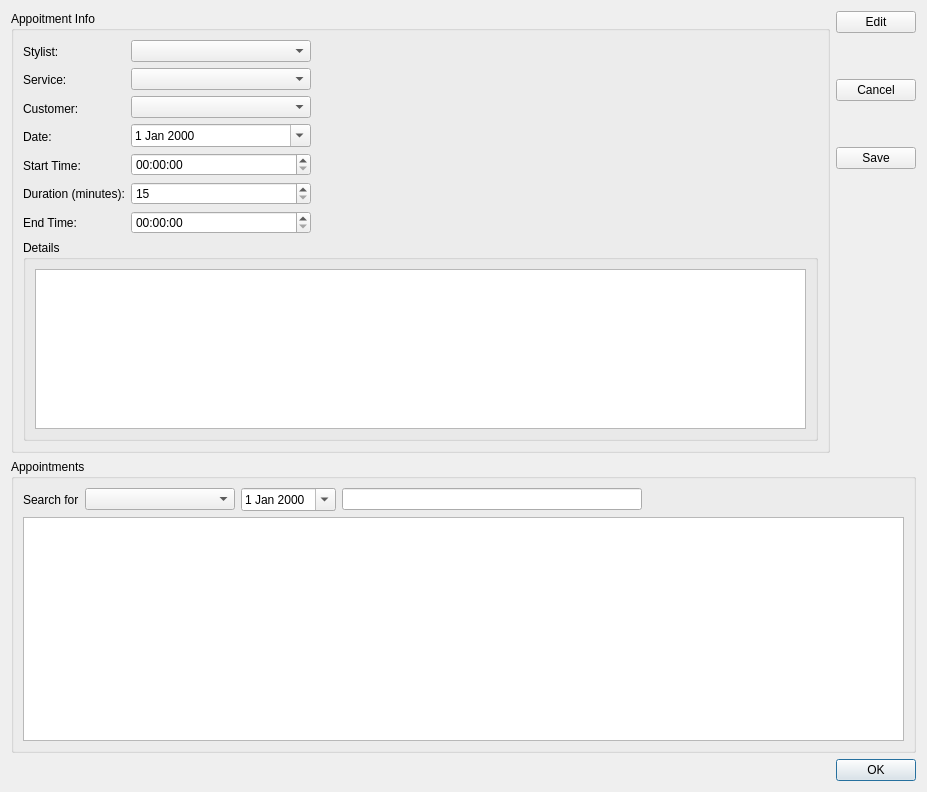
<?xml version="1.0" encoding="UTF-8"?>
<ui version="4.0">
 <class>EditAppointmentDialog</class>
 <widget class="QDialog" name="EditAppointmentDialog">
  <property name="geometry">
   <rect>
    <x>0</x>
    <y>0</y>
    <width>927</width>
    <height>792</height>
   </rect>
  </property>
  <property name="windowTitle">
   <string>Edit Appointments</string>
  </property>
  <layout class="QGridLayout" name="gridLayout">
   <item row="0" column="1">
    <layout class="QVBoxLayout" name="verticalLayout_2">
     <item>
      <widget class="QPushButton" name="edit_pushButton">
       <property name="text">
        <string>Edit</string>
       </property>
       <property name="icon">
        <iconset resource="resources.qrc">
         <normaloff>:/images/images/pencil3.png</normaloff>:/images/images/pencil3.png</iconset>
       </property>
      </widget>
     </item>
     <item>
      <spacer name="verticalSpacer_3">
       <property name="orientation">
        <enum>Qt::Vertical</enum>
       </property>
       <property name="sizeType">
        <enum>QSizePolicy::Fixed</enum>
       </property>
       <property name="sizeHint" stdset="0">
        <size>
         <width>20</width>
         <height>40</height>
        </size>
       </property>
      </spacer>
     </item>
     <item>
      <widget class="QPushButton" name="cancel_pushButton_2">
       <property name="text">
        <string>Cancel</string>
       </property>
       <property name="icon">
        <iconset resource="resources.qrc">
         <normaloff>:/images/images/1413781093_Delete.png</normaloff>:/images/images/1413781093_Delete.png</iconset>
       </property>
      </widget>
     </item>
     <item>
      <spacer name="verticalSpacer_2">
       <property name="orientation">
        <enum>Qt::Vertical</enum>
       </property>
       <property name="sizeType">
        <enum>QSizePolicy::Fixed</enum>
       </property>
       <property name="sizeHint" stdset="0">
        <size>
         <width>20</width>
         <height>40</height>
        </size>
       </property>
      </spacer>
     </item>
     <item>
      <widget class="QPushButton" name="save_pushButton_3">
       <property name="text">
        <string>Save</string>
       </property>
       <property name="icon">
        <iconset resource="resources.qrc">
         <normaloff>:/images/images/document_save.png</normaloff>:/images/images/document_save.png</iconset>
       </property>
      </widget>
     </item>
     <item>
      <spacer name="verticalSpacer">
       <property name="orientation">
        <enum>Qt::Vertical</enum>
       </property>
       <property name="sizeHint" stdset="0">
        <size>
         <width>20</width>
         <height>40</height>
        </size>
       </property>
      </spacer>
     </item>
    </layout>
   </item>
   <item row="2" column="0" colspan="2">
    <widget class="QDialogButtonBox" name="buttonBox_2">
     <property name="standardButtons">
      <set>QDialogButtonBox::Ok</set>
     </property>
    </widget>
   </item>
   <item row="0" column="0">
    <widget class="QGroupBox" name="appointment_info_groupBox">
     <property name="title">
      <string>Appoitment Info</string>
     </property>
     <layout class="QGridLayout" name="gridLayout_4">
      <item row="0" column="0">
       <layout class="QVBoxLayout" name="verticalLayout_3">
        <item>
         <widget class="QLabel" name="label">
          <property name="text">
           <string>Stylist:</string>
          </property>
         </widget>
        </item>
        <item>
         <widget class="QLabel" name="label_3">
          <property name="text">
           <string>Service:</string>
          </property>
         </widget>
        </item>
        <item>
         <widget class="QLabel" name="label_2">
          <property name="text">
           <string>Customer:</string>
          </property>
         </widget>
        </item>
        <item>
         <widget class="QLabel" name="label_4">
          <property name="text">
           <string>Date:</string>
          </property>
         </widget>
        </item>
        <item>
         <widget class="QLabel" name="label_5">
          <property name="text">
           <string>Start Time:</string>
          </property>
         </widget>
        </item>
        <item>
         <widget class="QLabel" name="label_7">
          <property name="text">
           <string>Duration (minutes):</string>
          </property>
         </widget>
        </item>
        <item>
         <widget class="QLabel" name="label_6">
          <property name="text">
           <string>End Time:</string>
          </property>
         </widget>
        </item>
       </layout>
      </item>
      <item row="0" column="1">
       <layout class="QVBoxLayout" name="verticalLayout">
        <item>
         <widget class="QComboBox" name="stylist_comboBox">
          <property name="minimumSize">
           <size>
            <width>180</width>
            <height>0</height>
           </size>
          </property>
          <property name="maxVisibleItems">
           <number>20</number>
          </property>
         </widget>
        </item>
        <item>
         <widget class="QComboBox" name="service_comboBox">
          <property name="minimumSize">
           <size>
            <width>180</width>
            <height>0</height>
           </size>
          </property>
          <property name="maxVisibleItems">
           <number>20</number>
          </property>
         </widget>
        </item>
        <item>
         <widget class="QComboBox" name="customer_comboBox">
          <property name="minimumSize">
           <size>
            <width>180</width>
            <height>0</height>
           </size>
          </property>
          <property name="editable">
           <bool>false</bool>
          </property>
          <property name="maxVisibleItems">
           <number>20</number>
          </property>
         </widget>
        </item>
        <item>
         <widget class="QDateEdit" name="dateEdit">
          <property name="calendarPopup">
           <bool>true</bool>
          </property>
         </widget>
        </item>
        <item>
         <widget class="QTimeEdit" name="timebegin_timeEdit"/>
        </item>
        <item>
         <widget class="QSpinBox" name="duration_spinBox">
          <property name="minimum">
           <number>15</number>
          </property>
          <property name="maximum">
           <number>500</number>
          </property>
          <property name="singleStep">
           <number>15</number>
          </property>
         </widget>
        </item>
        <item>
         <widget class="QTimeEdit" name="timeend_timeEdit"/>
        </item>
       </layout>
      </item>
      <item row="0" column="2">
       <spacer name="horizontalSpacer">
        <property name="orientation">
         <enum>Qt::Horizontal</enum>
        </property>
        <property name="sizeHint" stdset="0">
         <size>
          <width>40</width>
          <height>20</height>
         </size>
        </property>
       </spacer>
      </item>
      <item row="1" column="0" colspan="3">
       <widget class="QGroupBox" name="groupBox_2">
        <property name="minimumSize">
         <size>
          <width>0</width>
          <height>200</height>
         </size>
        </property>
        <property name="title">
         <string>Details</string>
        </property>
        <layout class="QGridLayout" name="gridLayout_2">
         <item row="0" column="0">
          <widget class="QPlainTextEdit" name="details_plainTextEdit">
           <property name="maximumSize">
            <size>
             <width>16777215</width>
             <height>160</height>
            </size>
           </property>
          </widget>
         </item>
        </layout>
       </widget>
      </item>
     </layout>
    </widget>
   </item>
   <item row="1" column="0" colspan="2">
    <widget class="QGroupBox" name="appointments_groupBox_3">
     <property name="title">
      <string>Appointments</string>
     </property>
     <layout class="QGridLayout" name="gridLayout_3">
      <item row="0" column="0">
       <layout class="QHBoxLayout" name="horizontalLayout_13">
        <item alignment="Qt::AlignLeft">
         <widget class="QLabel" name="label_11">
          <property name="text">
           <string>Search for</string>
          </property>
         </widget>
        </item>
        <item alignment="Qt::AlignLeft">
         <widget class="QComboBox" name="comboBox">
          <property name="minimumSize">
           <size>
            <width>150</width>
            <height>0</height>
           </size>
          </property>
         </widget>
        </item>
        <item alignment="Qt::AlignLeft">
         <widget class="QDateEdit" name="search_dateEdit">
          <property name="calendarPopup">
           <bool>true</bool>
          </property>
         </widget>
        </item>
        <item>
         <widget class="QLineEdit" name="search_lineEdit_2">
          <property name="minimumSize">
           <size>
            <width>300</width>
            <height>0</height>
           </size>
          </property>
         </widget>
        </item>
        <item>
         <spacer name="horizontalSpacer_4">
          <property name="orientation">
           <enum>Qt::Horizontal</enum>
          </property>
          <property name="sizeHint" stdset="0">
           <size>
            <width>40</width>
            <height>20</height>
           </size>
          </property>
         </spacer>
        </item>
       </layout>
      </item>
      <item row="1" column="0">
       <widget class="QTableView" name="appointment_tableView">
        <property name="minimumSize">
         <size>
          <width>0</width>
          <height>200</height>
         </size>
        </property>
       </widget>
      </item>
     </layout>
    </widget>
   </item>
  </layout>
 </widget>
 <resources>
  <include location="resources.qrc"/>
 </resources>
 <connections>
  <connection>
   <sender>buttonBox_2</sender>
   <signal>accepted()</signal>
   <receiver>EditAppointmentDialog</receiver>
   <slot>accept()</slot>
   <hints>
    <hint type="sourcelabel">
     <x>761</x>
     <y>520</y>
    </hint>
    <hint type="destinationlabel">
     <x>768</x>
     <y>310</y>
    </hint>
   </hints>
  </connection>
 </connections>
</ui>
